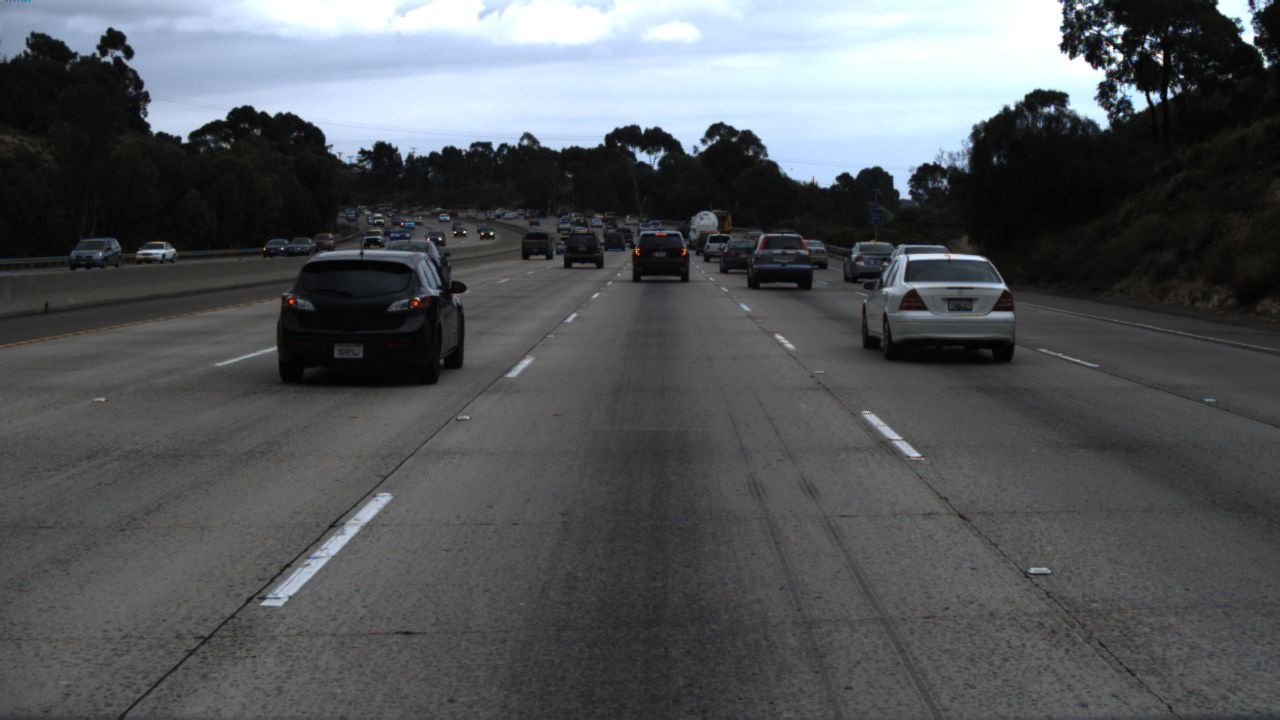
#> input picture 03_Perception/03_01_Segmentation/DeepLearning_method/lanenet-lane-detection-pytorch/data/tusimple_test_image/0.jpg, 1280 x 720 px, given in place of input.mp4, which was not available
$ python lane_detector.py
#> lines starting #> are read from the running program, lines starting #| are printed output that depends on the picture; after the words box and inside, x2 and y2 are one past the last pixel; in counts of white or black regions, pixels touching at a corner belong together; pictures that were not available may be replaced by others from this repository, and a replacement may not be noted
import cv2 as cv
import numpy as np
# import matplotlib.pyplot as plt

def do_canny(frame):
    # Converts frame to grayscale because we only need the luminance channel for detecting edges - less computationally expensive
    gray = cv.cvtColor(frame, cv.COLOR_RGB2GRAY) #预处理:将彩色图变为灰度图
    # Applies a 5x5 gaussian blur with deviation of 0 to frame - not mandatory since Canny will do this for us
    blur = cv.GaussianBlur(gray, (5, 5), 0) #高斯滤波去噪声
    # Applies Canny edge detector with minVal of 50 and maxVal of 150
    canny = cv.Canny(blur, 50, 150) #canny边缘检测
    return canny

def do_segment(frame):
    # Since an image is a multi-directional array containing the relative intensities of each pixel in the image,
    # we can use frame.shape to return a tuple: [number of rows, number of columns, number of channels] of the dimensions of the frame
    # frame.shape[0] give us the number of rows of pixels the frame has. Since height begins from 0 at the top, the y-coordinate of the bottom of the frame is its height
    height = frame.shape[0]
    # Creates a triangular polygon for the mask defined by three (x, y) coordinates
    polygons = np.array([
                            [(0, height), (800, height), (380, 290)]
                        ])
    # Creates an image filled with zero intensities with the same dimensions as the frame
    mask = np.zeros_like(frame)
    # Allows the mask to be filled with values of 1 and the other areas to be filled with values of 0
    cv.fillPoly(mask, polygons, 255)
    # A bitwise and operation between the mask and frame keeps only the triangular area of the frame
    segment = cv.bitwise_and(frame, mask)
    return segment

def calculate_lines(frame, lines):
    # Empty arrays to store the coordinates of the left and right lines
    left = []
    right = []
    # Loops through every detected line
    for line in lines:
        # Reshapes line from 2D array to 1D array
        x1, y1, x2, y2 = line.reshape(4)
        # Fits a linear polynomial to the x and y coordinates and returns a vector of coefficients which describe the slope and y-intercept
        parameters = np.polyfit((x1, x2), (y1, y2), 1)
        slope = parameters[0]
        y_intercept = parameters[1]
        # If slope is negative, the line is to the left of the lane, and otherwise, the line is to the right of the lane
        if slope < 0:
            left.append((slope, y_intercept))
        else:
            right.append((slope, y_intercept))
    # Averages out all the values for left and right into a single slope and y-intercept value for each line
    left_avg = np.average(left, axis = 0)
    right_avg = np.average(right, axis = 0)
    # Calculates the x1, y1, x2, y2 coordinates for the left and right lines
    left_line = calculate_coordinates(frame, left_avg)
    right_line = calculate_coordinates(frame, right_avg)
    return np.array([left_line, right_line])

def calculate_coordinates(frame, parameters):
    slope, intercept = parameters
    # Sets initial y-coordinate as height from top down (bottom of the frame)
    y1 = frame.shape[0]
    # Sets final y-coordinate as 150 above the bottom of the frame
    y2 = int(y1 - 150)
    # Sets initial x-coordinate as (y1 - b) / m since y1 = mx1 + b
    x1 = int((y1 - intercept) / slope)
    # Sets final x-coordinate as (y2 - b) / m since y2 = mx2 + b
    x2 = int((y2 - intercept) / slope)
    return np.array([x1, y1, x2, y2])

# [9 lines left out: function visualize_lines, not called in this run]

# The video feed is read in as a VideoCapture object
cap = cv.VideoCapture("input.mp4")
while (cap.isOpened()):
    # ret = a boolean return value from getting the frame, frame = the current frame being projected in the video
    ret, frame = cap.read()
#> frame is the input picture: shape (720, 1280, 3); mean B, G, R 90.2, 87.2, 84.1
    canny = do_canny(frame) #canny边缘检测
#> in do_canny, `gray = cv.cvtColor(frame, cv.COLOR_RGB2GRAY)`:
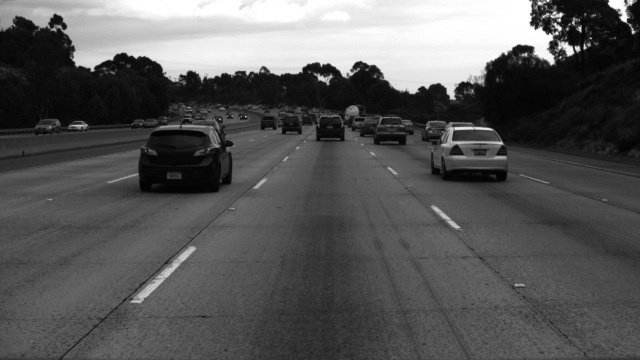
#> gray: shape (720, 1280) (shown at 1/2 size); min 0, max 255, mean 87.8
#> in do_canny, `canny = cv.Canny(blur, 50, 150)`:
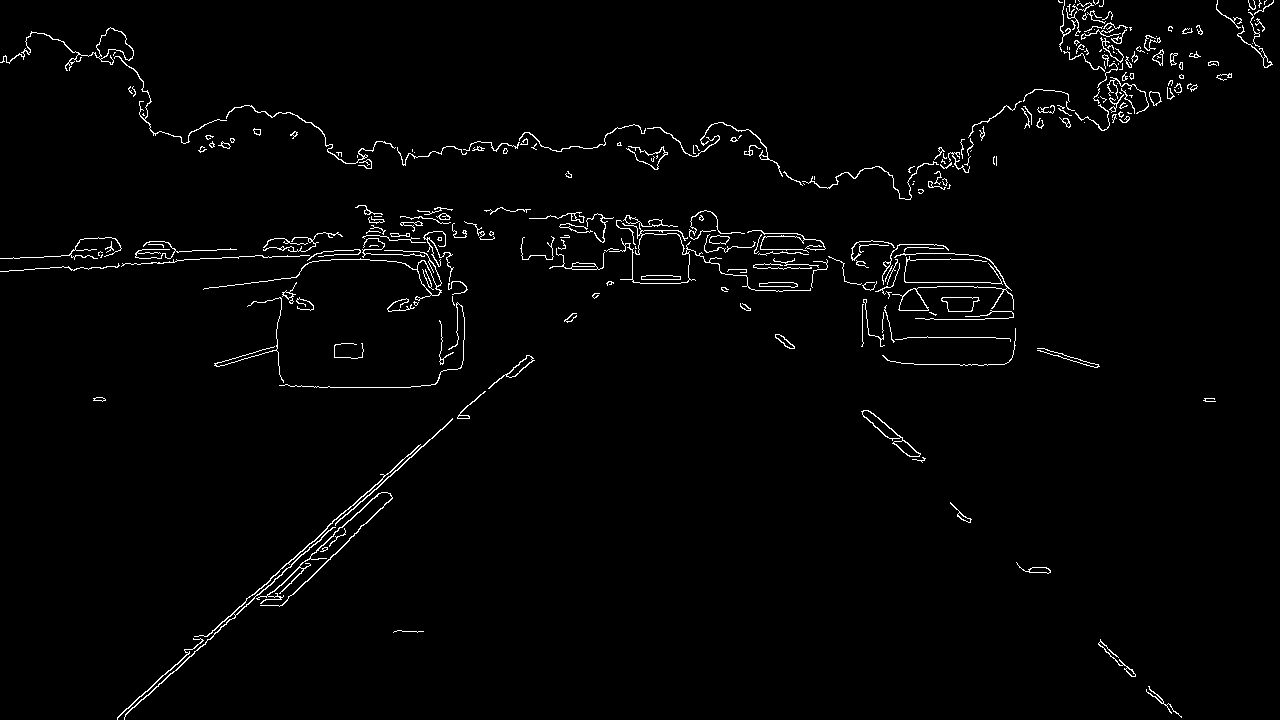
#> canny: shape (720, 1280); 1.8% white in thin lines or dots
    cv.imshow("canny", canny)
    # plt.imshow(frame)
    # plt.show()
    segment = do_segment(canny)  #手工分割
#> in do_segment, `cv.fillPoly(mask, polygons, 255)`:
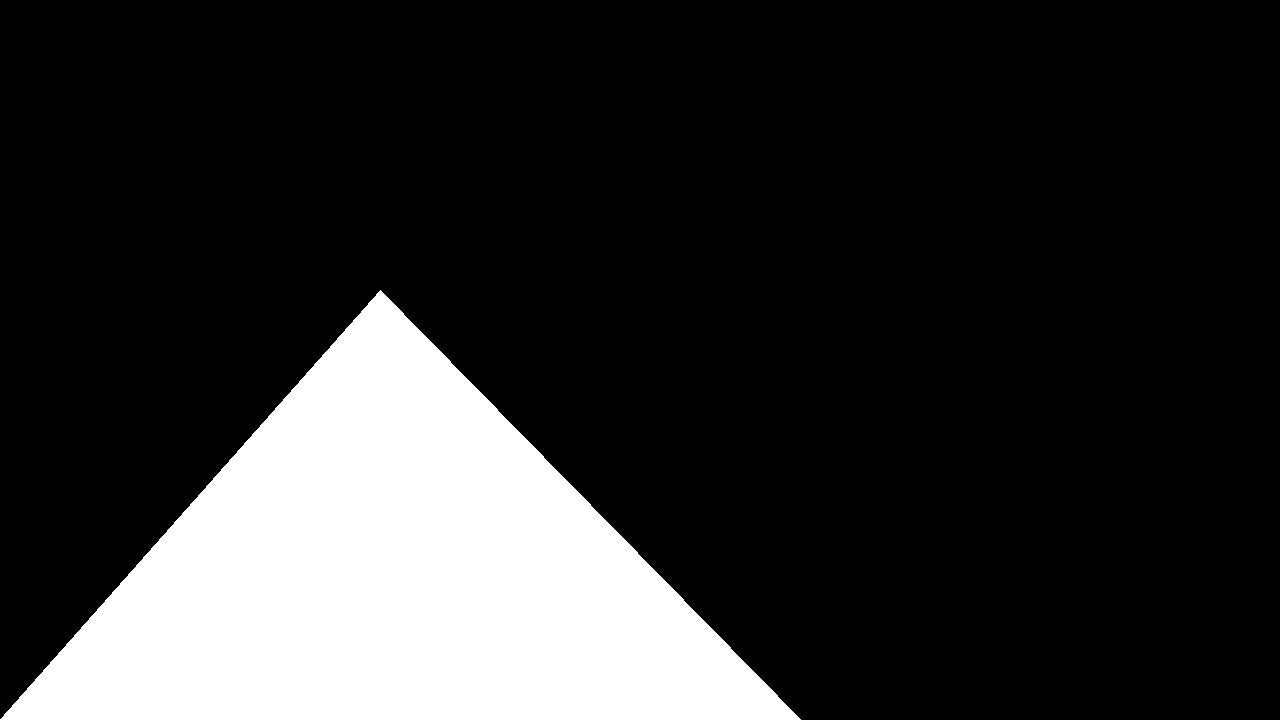
#> mask: shape (720, 1280); 18.7% white; 1 white region, box (x1, y1, x2, y2) and area: (0, 290, 801, 720) 172430
#> in do_segment, `segment = cv.bitwise_and(frame, mask)`:
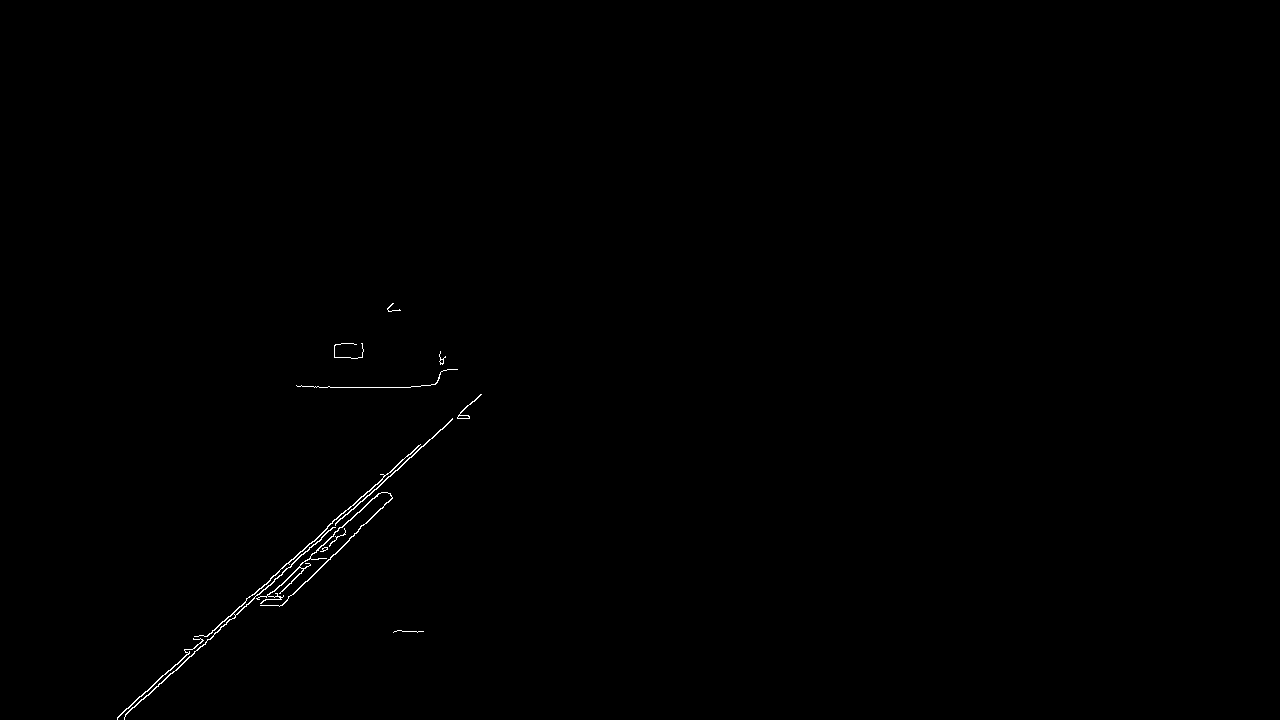
#> segment: shape (720, 1280); 0.25% white in thin lines or dots, all inside (x1, y1, x2, y2) = (117, 303, 482, 720)
    hough = cv.HoughLinesP(segment, 2, np.pi / 180, 100, np.array([]), minLineLength = 100, maxLineGap = 50) #霍夫变换,确定车道线
#> hough = [[125, 714, 481, 394], [125, 709, 418, 445], [117, 717, 420, 444], [260, 603, 378, 493], [281, 605, 392, 497], [207, 639, 467, 405]]
    # Averages multiple detected lines from hough into one line for left border of lane and one line for right border of lane
    lines = calculate_lines(frame, hough)
#> the loop in calculate_lines, `for line in lines:` made 6 passes
#> (x1, y1, x2, y2, slope, y_intercept) on passes 1 to 6: (125, 714, 481, 394, -0.899, 826.4), (125, 709, 418, 445, -0.901, 821.6), (117, 717, 420, 444, -0.901, 822.4), (260, 603, 378, 493, -0.932, 845.4), (281, 605, 392, 497, -0.973, 878.4), (207, 639, 467, 405, -0.9, 825.3)
#> after the loop in calculate_lines, `for line in lines:`: left = [(-0.899, 826.4), (-0.901, 821.6), (-0.901, 822.4), (-0.932, 845.4), (-0.973, 878.4), (-0.9, 825.3)]; right = []
#> in calculate_lines, `left_avg = np.average(left, axis = 0)`: left_avg = [-0.918, 836.6]
#> in calculate_lines, `right_avg = np.average(right, axis = 0)`: right_avg = nan
#> in calculate_coordinates, `slope, intercept = parameters`: slope = -0.918; intercept = 836.6
#> in calculate_coordinates, `x1 = int((y1 - intercept) / slope)`: x1 = 127
#> in calculate_coordinates, `x2 = int((y2 - intercept) / slope)`: x2 = 290
#> in calculate_lines, `left_line = calculate_coordinates(frame, left_avg)`: left_line = [127, 720, 290, 570]
#> (the run stopped early here; a loop or call above may not have finished)

$ run again, on 03_Perception/03_01_Segmentation/DeepLearning_method/lanenet-lane-detection-pytorch/data/tusimple_test_image/1.jpg
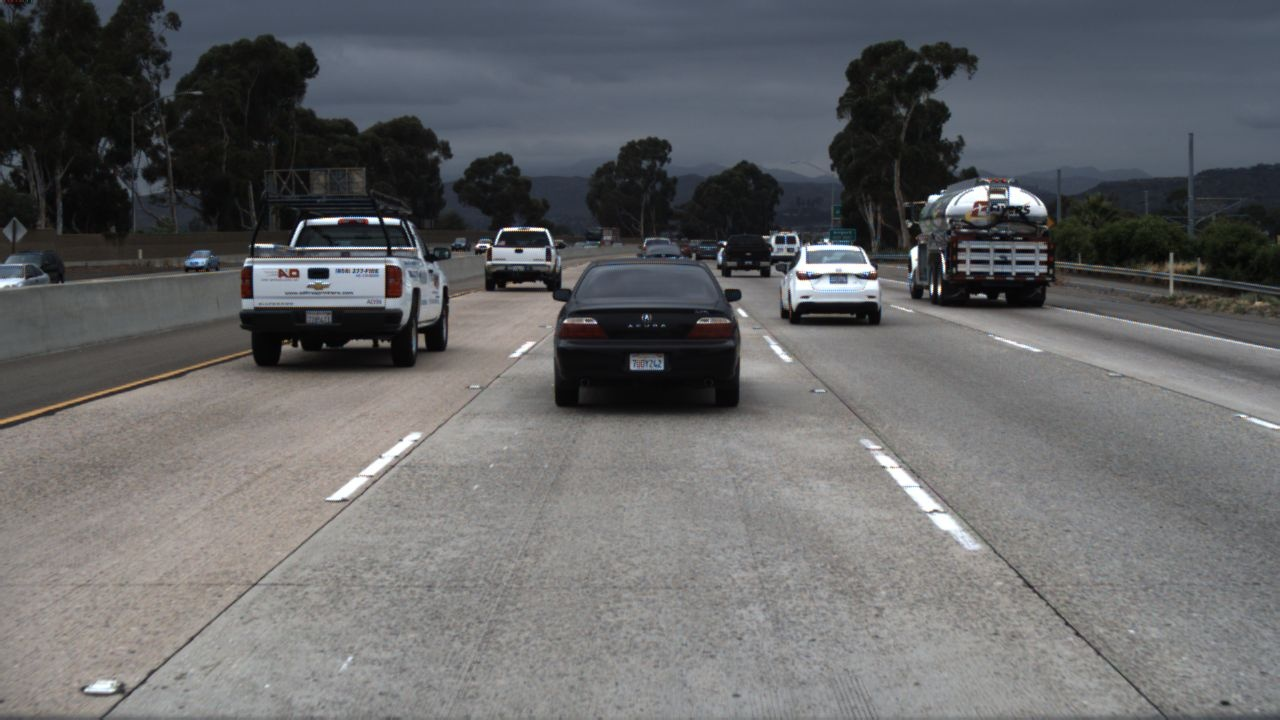
#> input picture 03_Perception/03_01_Segmentation/DeepLearning_method/lanenet-lane-detection-pytorch/data/tusimple_test_image/1.jpg, 1280 x 720 px, given in place of input.mp4, which was not available
#> frame is the input picture: shape (720, 1280, 3); mean B, G, R 103.8, 102.3, 101.8
#> in do_canny, `canny = cv.Canny(blur, 50, 150)`:
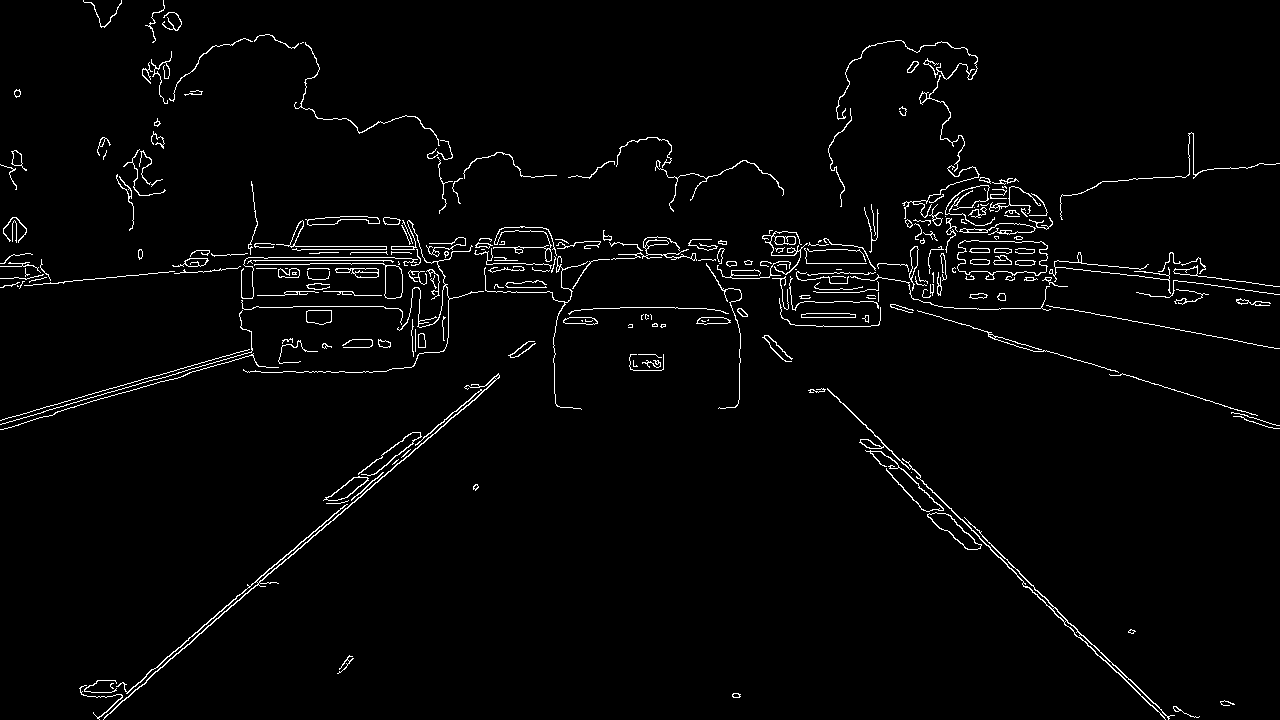
#> canny: shape (720, 1280); 2.4% white in thin lines or dots
#> mask: shape (720, 1280); 18.7% white; 1 white region, box (x1, y1, x2, y2) and area: (0, 290, 801, 720) 172430
#> in do_segment, `segment = cv.bitwise_and(frame, mask)`:
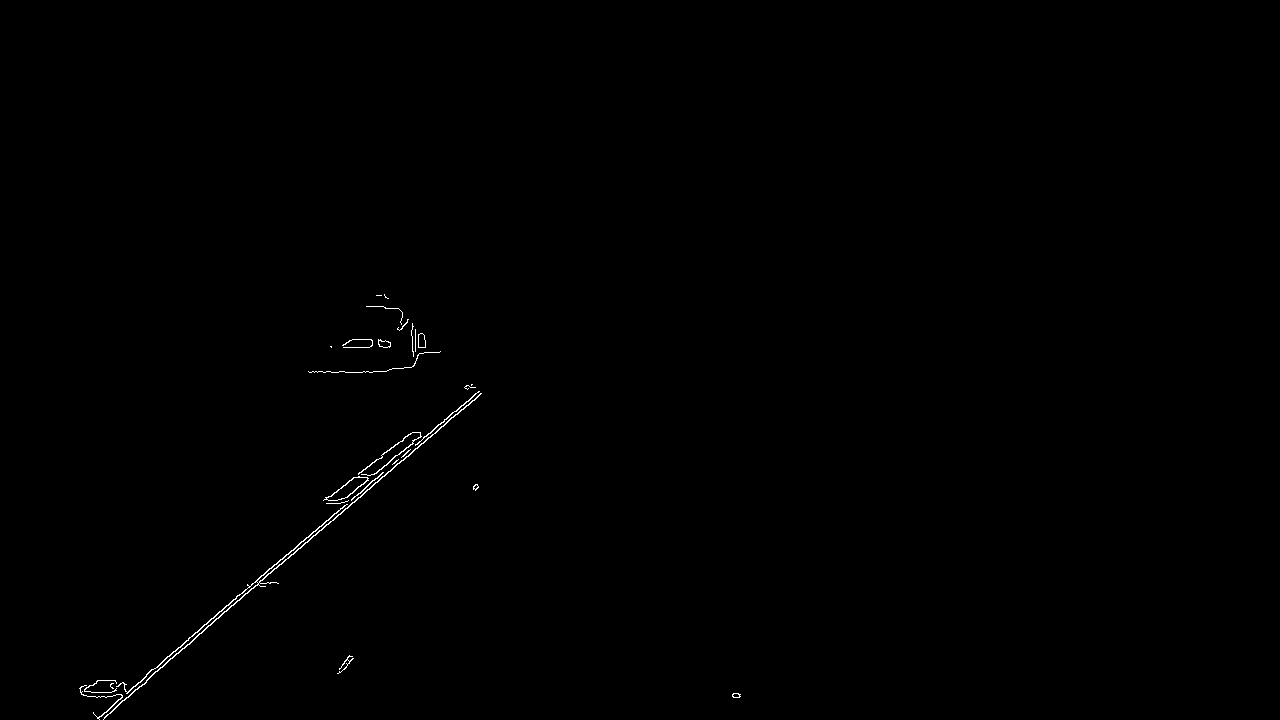
#> segment: shape (720, 1280); 0.27% white in thin lines or dots, all inside (x1, y1, x2, y2) = (79, 294, 741, 720)
#> hough = [[260, 583, 455, 414], [97, 718, 348, 500], [321, 526, 475, 393], [144, 684, 340, 508], [344, 502, 472, 387], [257, 585, 401, 460], [226, 611, 421, 436], [110, 713, 420, 434], [104, 717, 247, 584], [360, 497, 480, 393]]
#> the loop in calculate_lines, `for line in lines:` made 10 passes
#> (x1, y1, x2, y2, slope, y_intercept) on passes 1 to 8: (260, 583, 455, 414, -0.867, 808.3), (97, 718, 348, 500, -0.869, 802.2), (321, 526, 475, 393, -0.864, 803.2), (144, 684, 340, 508, -0.898, 813.3), (344, 502, 472, 387, -0.898, 811.1), (257, 585, 401, 460, -0.868, 808.1), (226, 611, 421, 436, -0.897, 813.8), (110, 713, 420, 434, -0.9, 812)
#> after the loop in calculate_lines, `for line in lines:`: left = [(-0.867, 808.3), (-0.869, 802.2), (-0.864, 803.2), (-0.898, 813.3), (-0.898, 811.1), (-0.868, 808.1), (-0.897, 813.8), (-0.9, 812), (-0.93, 813.7), (-0.867, 809)]; right = []
#> left_avg = [-0.886, 809.5]
#> right_avg = nan
#> in calculate_coordinates, `slope, intercept = parameters`: slope = -0.886; intercept = 809.5
#> in calculate_coordinates, `x1 = int((y1 - intercept) / slope)`: x1 = 101
#> in calculate_coordinates, `x2 = int((y2 - intercept) / slope)`: x2 = 270
#> left_line = [101, 720, 270, 570]
